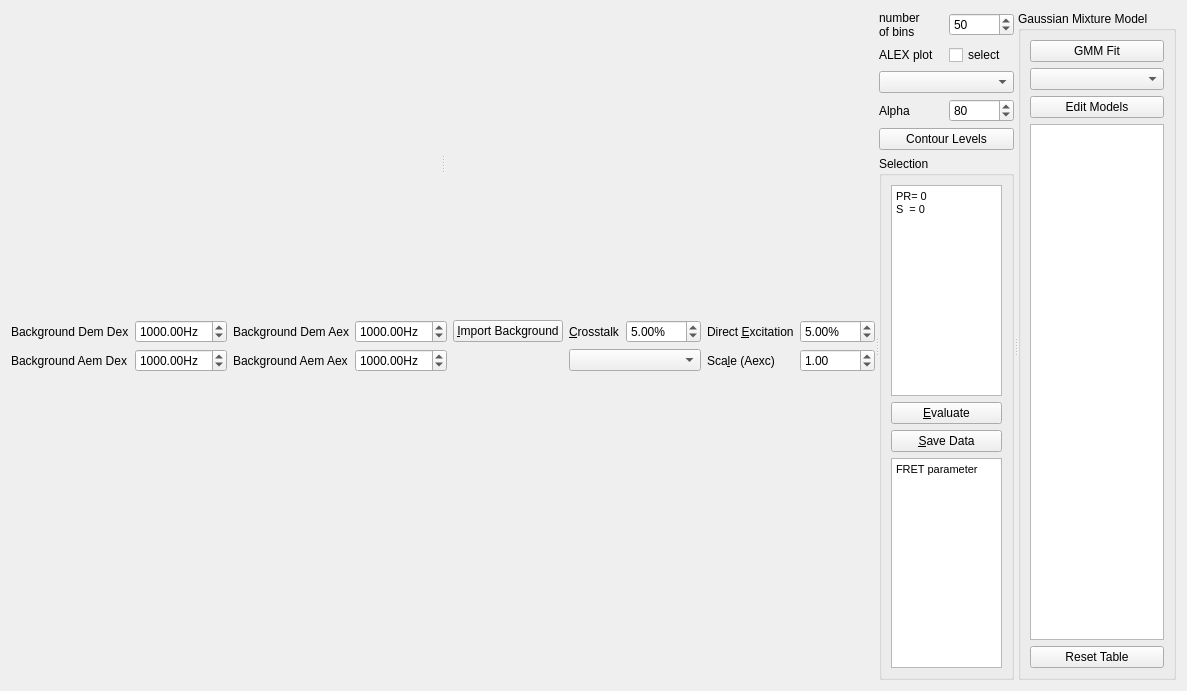
<?xml version="1.0" encoding="UTF-8"?>
<ui version="4.0">
 <class>ALEXHistogramsWidget</class>
 <widget class="QWidget" name="ALEXHistogramsWidget">
  <property name="geometry">
   <rect>
    <x>0</x>
    <y>0</y>
    <width>1043</width>
    <height>691</height>
   </rect>
  </property>
  <property name="windowTitle">
   <string>Form</string>
  </property>
  <property name="toolTip">
   <string>Plot and analyse ALEX histograms</string>
  </property>
  <layout class="QGridLayout" name="gridLayout_5">
   <item row="0" column="0">
    <widget class="QSplitter" name="splitter_4">
     <property name="orientation">
      <enum>Qt::Horizontal</enum>
     </property>
     <widget class="QWidget" name="layoutWidget">
      <layout class="QGridLayout" name="gridLayout" rowstretch="1,0,1" columnstretch="1,1">
       <item row="0" column="0" colspan="2">
        <widget class="QSplitter" name="splitter">
         <property name="orientation">
          <enum>Qt::Horizontal</enum>
         </property>
         <widget class="JKQtPlotter" name="widPlotDensity" native="true"/>
         <widget class="JKQtPlotter" name="widPlotHistS" native="true"/>
        </widget>
       </item>
       <item row="1" column="0" colspan="2">
        <layout class="QGridLayout" name="gridLayout_2">
         <item row="0" column="10" rowspan="2">
          <spacer name="horizontalSpacer">
           <property name="orientation">
            <enum>Qt::Horizontal</enum>
           </property>
           <property name="sizeHint" stdset="0">
            <size>
             <width>13</width>
             <height>46</height>
            </size>
           </property>
          </spacer>
         </item>
         <item row="0" column="9">
          <widget class="QDoubleSpinBox" name="doubleSpinBoxDirectExc">
           <property name="suffix">
            <string>%</string>
           </property>
           <property name="maximum">
            <double>100.000000000000000</double>
           </property>
           <property name="value">
            <double>5.000000000000000</double>
           </property>
          </widget>
         </item>
         <item row="1" column="1">
          <widget class="QDoubleSpinBox" name="doubleSpinBoxBackgroundAemDex">
           <property name="suffix">
            <string>Hz</string>
           </property>
           <property name="maximum">
            <double>10000.000000000000000</double>
           </property>
           <property name="singleStep">
            <double>10.000000000000000</double>
           </property>
           <property name="value">
            <double>1000.000000000000000</double>
           </property>
          </widget>
         </item>
         <item row="1" column="9">
          <widget class="QDoubleSpinBox" name="doubleSpinBoxScale">
           <property name="maximum">
            <double>10.000000000000000</double>
           </property>
           <property name="singleStep">
            <double>0.100000000000000</double>
           </property>
           <property name="value">
            <double>1.000000000000000</double>
           </property>
          </widget>
         </item>
         <item row="0" column="3">
          <widget class="QDoubleSpinBox" name="doubleSpinBoxBackgroundDemAex">
           <property name="suffix">
            <string>Hz</string>
           </property>
           <property name="decimals">
            <number>2</number>
           </property>
           <property name="maximum">
            <double>10000.000000000000000</double>
           </property>
           <property name="singleStep">
            <double>10.000000000000000</double>
           </property>
           <property name="value">
            <double>1000.000000000000000</double>
           </property>
          </widget>
         </item>
         <item row="0" column="4">
          <widget class="QPushButton" name="pushButtonImportBackground">
           <property name="enabled">
            <bool>true</bool>
           </property>
           <property name="toolTip">
            <string/>
           </property>
           <property name="text">
            <string>&amp;Import Background</string>
           </property>
          </widget>
         </item>
         <item row="0" column="2">
          <widget class="QLabel" name="label_10">
           <property name="text">
            <string>Background Dem Aex</string>
           </property>
           <property name="buddy">
            <cstring>doubleSpinBoxBackgroundDemAex</cstring>
           </property>
          </widget>
         </item>
         <item row="1" column="8">
          <widget class="QLabel" name="label_6">
           <property name="text">
            <string>Sca&amp;le (Aexc)</string>
           </property>
           <property name="buddy">
            <cstring>doubleSpinBoxScale</cstring>
           </property>
          </widget>
         </item>
         <item row="0" column="7">
          <widget class="QDoubleSpinBox" name="doubleSpinBoxCrosstalk">
           <property name="suffix">
            <string>%</string>
           </property>
           <property name="maximum">
            <double>100.000000000000000</double>
           </property>
           <property name="value">
            <double>5.000000000000000</double>
           </property>
          </widget>
         </item>
         <item row="0" column="1">
          <widget class="QDoubleSpinBox" name="doubleSpinBoxBackgroundDemDex">
           <property name="suffix">
            <string>Hz</string>
           </property>
           <property name="decimals">
            <number>2</number>
           </property>
           <property name="maximum">
            <double>10000.000000000000000</double>
           </property>
           <property name="singleStep">
            <double>10.000000000000000</double>
           </property>
           <property name="value">
            <double>1000.000000000000000</double>
           </property>
          </widget>
         </item>
         <item row="1" column="2">
          <widget class="QLabel" name="label">
           <property name="text">
            <string>Background Aem Aex</string>
           </property>
           <property name="buddy">
            <cstring>doubleSpinBoxBackgroundAemAex</cstring>
           </property>
          </widget>
         </item>
         <item row="0" column="5">
          <spacer name="horizontalSpacer_2">
           <property name="orientation">
            <enum>Qt::Horizontal</enum>
           </property>
           <property name="sizeHint" stdset="0">
            <size>
             <width>40</width>
             <height>20</height>
            </size>
           </property>
          </spacer>
         </item>
         <item row="1" column="5">
          <spacer name="horizontalSpacer_4">
           <property name="orientation">
            <enum>Qt::Horizontal</enum>
           </property>
           <property name="sizeHint" stdset="0">
            <size>
             <width>40</width>
             <height>20</height>
            </size>
           </property>
          </spacer>
         </item>
         <item row="1" column="0">
          <widget class="QLabel" name="label_4">
           <property name="text">
            <string>Background Aem Dex</string>
           </property>
           <property name="buddy">
            <cstring>doubleSpinBoxBackgroundAemDex</cstring>
           </property>
          </widget>
         </item>
         <item row="0" column="6">
          <widget class="QLabel" name="label_5">
           <property name="text">
            <string>&amp;Crosstalk</string>
           </property>
           <property name="buddy">
            <cstring>doubleSpinBoxCrosstalk</cstring>
           </property>
          </widget>
         </item>
         <item row="0" column="0">
          <widget class="QLabel" name="label_3">
           <property name="text">
            <string>Background Dem Dex</string>
           </property>
           <property name="buddy">
            <cstring>doubleSpinBoxBackgroundDemDex</cstring>
           </property>
          </widget>
         </item>
         <item row="1" column="3">
          <widget class="QDoubleSpinBox" name="doubleSpinBoxBackgroundAemAex">
           <property name="suffix">
            <string>Hz</string>
           </property>
           <property name="decimals">
            <number>2</number>
           </property>
           <property name="maximum">
            <double>10000.000000000000000</double>
           </property>
           <property name="singleStep">
            <double>10.000000000000000</double>
           </property>
           <property name="value">
            <double>1000.000000000000000</double>
           </property>
          </widget>
         </item>
         <item row="0" column="8">
          <widget class="QLabel" name="label_7">
           <property name="text">
            <string>Direct &amp;Excitation</string>
           </property>
           <property name="buddy">
            <cstring>doubleSpinBoxDirectExc</cstring>
           </property>
          </widget>
         </item>
         <item row="1" column="6" colspan="2">
          <widget class="QComboBox" name="comboBoxPlot"/>
         </item>
        </layout>
       </item>
       <item row="2" column="0">
        <widget class="JKQtPlotter" name="widPlotPrHist" native="true"/>
       </item>
       <item row="2" column="1">
        <widget class="JKQtPlotter" name="widPlot" native="true"/>
       </item>
      </layout>
     </widget>
     <widget class="QSplitter" name="splitter_3">
      <property name="orientation">
       <enum>Qt::Horizontal</enum>
      </property>
      <widget class="QWidget" name="layoutWidget">
       <layout class="QGridLayout" name="gridLayout_4">
        <item row="5" column="0" colspan="2">
         <widget class="QGroupBox" name="groupBox_3">
          <property name="title">
           <string>Selection</string>
          </property>
          <layout class="QGridLayout" name="gridLayout_6">
           <item row="0" column="0">
            <widget class="QTextBrowser" name="textBrowserStatistics">
             <property name="sizePolicy">
              <sizepolicy hsizetype="Preferred" vsizetype="Preferred">
               <horstretch>0</horstretch>
               <verstretch>0</verstretch>
              </sizepolicy>
             </property>
             <property name="frameShape">
              <enum>QFrame::StyledPanel</enum>
             </property>
             <property name="frameShadow">
              <enum>QFrame::Plain</enum>
             </property>
             <property name="html">
              <string>&lt;!DOCTYPE HTML PUBLIC &quot;-//W3C//DTD HTML 4.0//EN&quot; &quot;http://www.w3.org/TR/REC-html40/strict.dtd&quot;&gt;
&lt;html&gt;&lt;head&gt;&lt;meta name=&quot;qrichtext&quot; content=&quot;1&quot; /&gt;&lt;style type=&quot;text/css&quot;&gt;
p, li { white-space: pre-wrap; }
&lt;/style&gt;&lt;/head&gt;&lt;body style=&quot; font-family:'MS Shell Dlg 2'; font-size:8.25pt; font-weight:400; font-style:normal;&quot;&gt;
&lt;p style=&quot; margin-top:0px; margin-bottom:0px; margin-left:0px; margin-right:0px; -qt-block-indent:0; text-indent:0px;&quot;&gt;&lt;span style=&quot; font-size:8pt;&quot;&gt;PR= 0&lt;/span&gt;&lt;/p&gt;
&lt;p style=&quot; margin-top:0px; margin-bottom:0px; margin-left:0px; margin-right:0px; -qt-block-indent:0; text-indent:0px;&quot;&gt;&lt;span style=&quot; font-size:8pt;&quot;&gt;S  = 0&lt;/span&gt;&lt;/p&gt;&lt;/body&gt;&lt;/html&gt;</string>
             </property>
             <property name="openLinks">
              <bool>false</bool>
             </property>
            </widget>
           </item>
           <item row="1" column="0">
            <widget class="QPushButton" name="pushButtonEval">
             <property name="toolTip">
              <string>calculate proximity and stoichiometry ratios and plot histograms</string>
             </property>
             <property name="text">
              <string>&amp;Evaluate</string>
             </property>
            </widget>
           </item>
           <item row="2" column="0">
            <widget class="QPushButton" name="pushButtonSave">
             <property name="toolTip">
              <string>save all bursts and parameter settings to file</string>
             </property>
             <property name="text">
              <string>&amp;Save Data</string>
             </property>
            </widget>
           </item>
           <item row="3" column="0">
            <widget class="QTextBrowser" name="textBrowserFRETparams">
             <property name="sizePolicy">
              <sizepolicy hsizetype="Preferred" vsizetype="Preferred">
               <horstretch>0</horstretch>
               <verstretch>0</verstretch>
              </sizepolicy>
             </property>
             <property name="html">
              <string>&lt;!DOCTYPE HTML PUBLIC &quot;-//W3C//DTD HTML 4.0//EN&quot; &quot;http://www.w3.org/TR/REC-html40/strict.dtd&quot;&gt;
&lt;html&gt;&lt;head&gt;&lt;meta name=&quot;qrichtext&quot; content=&quot;1&quot; /&gt;&lt;style type=&quot;text/css&quot;&gt;
p, li { white-space: pre-wrap; }
&lt;/style&gt;&lt;/head&gt;&lt;body style=&quot; font-family:'MS Shell Dlg 2'; font-size:8.25pt; font-weight:400; font-style:normal;&quot;&gt;
&lt;p style=&quot; margin-top:0px; margin-bottom:0px; margin-left:0px; margin-right:0px; -qt-block-indent:0; text-indent:0px;&quot;&gt;&lt;span style=&quot; font-size:8pt;&quot;&gt;FRET parameter&lt;/span&gt;&lt;/p&gt;&lt;/body&gt;&lt;/html&gt;</string>
             </property>
            </widget>
           </item>
          </layout>
         </widget>
        </item>
        <item row="1" column="1">
         <widget class="QCheckBox" name="chkSelect">
          <property name="text">
           <string>select</string>
          </property>
         </widget>
        </item>
        <item row="1" column="0">
         <widget class="QLabel" name="label_9">
          <property name="text">
           <string>ALEX plot</string>
          </property>
         </widget>
        </item>
        <item row="4" column="0" colspan="2">
         <widget class="QPushButton" name="pushButtonLevels">
          <property name="text">
           <string>Contour Levels</string>
          </property>
         </widget>
        </item>
        <item row="0" column="0">
         <widget class="QLabel" name="label_8">
          <property name="text">
           <string>number
of bins</string>
          </property>
          <property name="buddy">
           <cstring>spinBoxBins</cstring>
          </property>
         </widget>
        </item>
        <item row="0" column="1">
         <widget class="QSpinBox" name="spinBoxBins">
          <property name="toolTip">
           <string>number of bins in the histograms</string>
          </property>
          <property name="minimum">
           <number>2</number>
          </property>
          <property name="maximum">
           <number>1000</number>
          </property>
          <property name="singleStep">
           <number>10</number>
          </property>
          <property name="value">
           <number>50</number>
          </property>
         </widget>
        </item>
        <item row="2" column="0" colspan="2">
         <widget class="JKQTPMathImageColorPaletteComboBox" name="comboBoxPalette"/>
        </item>
        <item row="3" column="1">
         <widget class="QSpinBox" name="spinBoxAlpha">
          <property name="maximum">
           <number>255</number>
          </property>
          <property name="value">
           <number>80</number>
          </property>
         </widget>
        </item>
        <item row="3" column="0">
         <widget class="QLabel" name="label_2">
          <property name="text">
           <string>Alpha</string>
          </property>
         </widget>
        </item>
       </layout>
      </widget>
      <widget class="QSplitter" name="splitter_2">
       <property name="orientation">
        <enum>Qt::Vertical</enum>
       </property>
       <widget class="QGroupBox" name="groupBox">
        <property name="toolTip">
         <string>Fit a gaussian mixture model to the ALEX data</string>
        </property>
        <property name="title">
         <string>Gaussian Mixture Model</string>
        </property>
        <layout class="QVBoxLayout" name="verticalLayout">
         <item>
          <widget class="QPushButton" name="pushButtonGMM">
           <property name="text">
            <string>GMM Fit</string>
           </property>
          </widget>
         </item>
         <item>
          <widget class="QComboBox" name="comboBoxModel"/>
         </item>
         <item>
          <widget class="QPushButton" name="pushButtonEdit">
           <property name="text">
            <string>Edit Models</string>
           </property>
          </widget>
         </item>
         <item>
          <widget class="QPlainTextEdit" name="plainTextEditGMM">
           <property name="lineWrapMode">
            <enum>QPlainTextEdit::NoWrap</enum>
           </property>
           <property name="readOnly">
            <bool>true</bool>
           </property>
           <property name="textInteractionFlags">
            <set>Qt::TextSelectableByKeyboard|Qt::TextSelectableByMouse</set>
           </property>
          </widget>
         </item>
         <item>
          <widget class="QPushButton" name="pushButtonGMMreset">
           <property name="text">
            <string>Reset Table</string>
           </property>
          </widget>
         </item>
        </layout>
       </widget>
      </widget>
     </widget>
    </widget>
   </item>
  </layout>
 </widget>
 <customwidgets>
  <customwidget>
   <class>JKQtPlotter</class>
   <extends>QWidget</extends>
   <header>jkqtplotter.h</header>
   <container>1</container>
  </customwidget>
  <customwidget>
   <class>JKQTPMathImageColorPaletteComboBox</class>
   <extends>QComboBox</extends>
   <header>jkqtpgeoelements.h</header>
  </customwidget>
 </customwidgets>
 <resources/>
 <connections/>
</ui>
